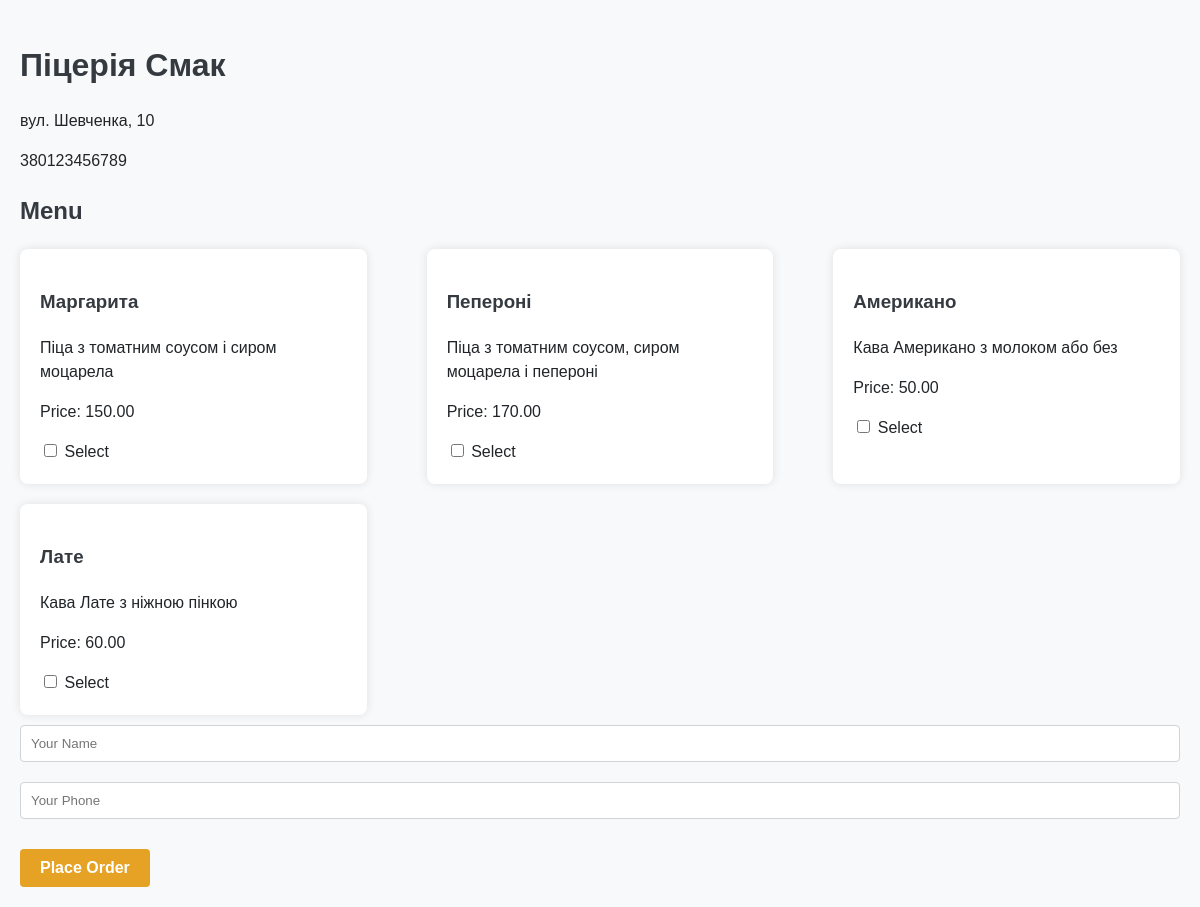
Screenshot of /restaurant.php?id=1 with the database file from the repository.
### tables this page shows
CREATE TABLE `Stores` (
  `id` int NOT NULL,
  `name` varchar(255) NOT NULL,
  `address` varchar(255) NOT NULL,
  `phone_number` varchar(15) NOT NULL,
  `email` varchar(255) DEFAULT NULL
);

CREATE TABLE `Menu` (
  `id` int NOT NULL,
  `store_id` int DEFAULT NULL,
  `name` varchar(255) NOT NULL,
  `price` decimal(10,2) NOT NULL,
  `description` text
);

### restaurant.php (the view, shortened to what this page needs)
<?php include 'db.php'; ?>
<!DOCTYPE html>
<html lang="en">
<head>
    <link rel="stylesheet" href="styles.css">
</head>
<body>
    <?php
    $store_id = isset($_GET['id']) ? intval($_GET['id']) : 0;
    if ($store_id > 0) {
        $store_id = $conn->real_escape_string($store_id);
        $sql = "SELECT * FROM Stores WHERE id=$store_id";
        $result = $conn->query($sql);
        $store = $result->fetch_assoc();
    }
    ?>
    <?php if (isset($store)): ?>
        <h1><?php echo htmlspecialchars($store['name']); ?></h1>
        <p><?php echo htmlspecialchars($store['address']); ?></p>
        <p><?php echo htmlspecialchars($store['phone_number']); ?></p>
        <h2>Menu</h2>
        <form action="order.php" method="post">
            <div class="menu-items">
                <?php
                $sql = "SELECT * FROM Menu WHERE store_id=$store_id";
                $result = $conn->query($sql);
                if ($result->num_rows > 0) {
                    while($row = $result->fetch_assoc()) {
                        echo "<div class='menu-item'>
                                <h3>" . htmlspecialchars($row["name"]) . "</h3>
                                <p>" . htmlspecialchars($row["description"]) . "</p>
                                <p>Price: " . htmlspecialchars($row["price"]) . "</p>
                                <input type='checkbox' name='menu_items[]' value='" . intval($row["id"]) . "'> Select
                              </div>";
                    }
                } else {
                    echo "0 results";
                }
                ?>
            </div>
            <input type="text" name="customer_name" placeholder="Your Name" required>
            <input type="text" name="customer_phone" placeholder="Your Phone" required>
            <input type="submit" value="Place Order">
        </form>
    <?php else: ?>
        <p>Store not found or invalid ID.</p>
    <?php endif; ?>
</body>
</html>

### styles.css (style rules this page uses)
body { font-family: Arial, sans-serif; margin: 0; padding: 20px; background-color: #f8f9fa; color: #212529; line-height: 1.5; }
h1, h2, h3 { color: #343a40; margin-bottom: 20px; }
.restaurants, .menu-items, table { margin: 0 auto; max-width: 1200px; display: flex; flex-wrap: wrap; gap: 20px; justify-content: space-between; }
.restaurant, .menu-item { background-color: #fff; padding: 20px; border-radius: 8px; box-shadow: 0 0 10px rgba(0, 0, 0, 0.1); width: calc(33.333% - 40px); box-sizing: border-box; transition: transform 0.2s ease, box-shadow 0.2s ease; }
button, input[type="submit"] { display: inline-block; padding: 10px 20px; font-size: 16px; font-weight: bold; color: #fff; background-color: #e6a224; border: none; border-radius: 4px; cursor: pointer; transition: background-color 0.3s ease; }
form input[type="text"], form input[type="number"], form select { width: 100%; padding: 10px; margin: 10px 0; border: 1px solid #ced4da; border-radius: 4px; box-sizing: border-box; }
form input[type="submit"] { width: auto; margin-top: 20px; }

### rows the page displays
stores: name "Піцерія Смак", address "вул. Шевченка, 10", phone_number "380123456789"
menu: name "Маргарита", description "Піца з томатним соусом і сиром моцарела", price "150.00"
menu: name "Пепероні", description "Піца з томатним соусом, сиром моцарела і пепероні", price "170.00"
menu: name "Американо", description "Кава Американо з молоком або без", price "50.00"
menu: name "Лате", description "Кава Лате з ніжною пінкою", price "60.00"
